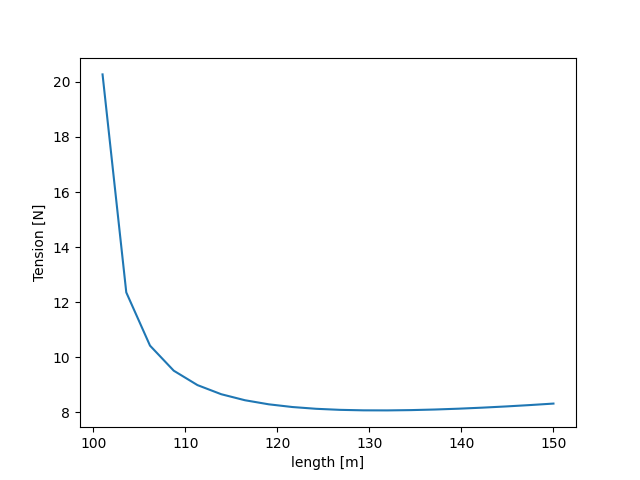

Reproduce this figure in Python.
import jax.numpy as jnp
import jax
from jaxtyping import Float
import matplotlib.pyplot as plt
from parametric_shooting import EquationParameters, solve


@jax.jit
def tension(L: Float, fw: Float) -> Float:
    params = EquationParameters(200, jnp.array([100.0, 0.0]), L, 0.004, fw)
    sol = solve(jnp.array([1.0, -1.0]), params)
    assert sol.ys is not None, "Solver did not return any values"

    T_end = jnp.sqrt(sol.ys[-1, 2] ** 2 + sol.ys[-1, 3] ** 2)
    return T_end


fw = (9**2) / 2 * 1.225 * 1.17 * (1.5 / 1000)
lengths = jnp.linspace(101, 150, 20)

tension_vmap = jax.vmap(tension, (0, None))
T = tension_vmap(lengths, fw)

plt.plot(lengths, T)
plt.xlabel("length [m]")
plt.ylabel("Tension [N]")
plt.savefig("length-tension.png")
plt.show()
